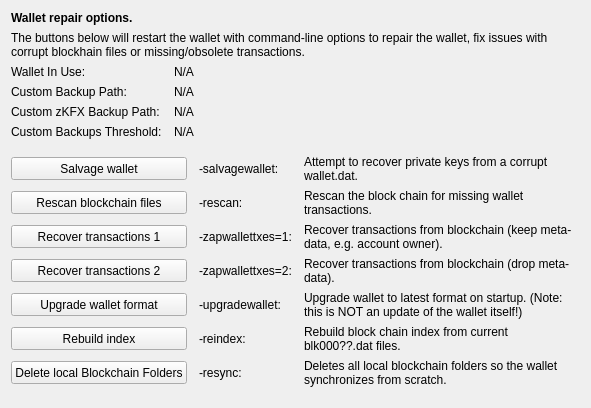
     <widget class="QWidget" name="tab_repair">
      <attribute name="title">
       <string>&amp;Wallet Repair</string>
      </attribute>
      <layout class="QGridLayout" name="gridLayout_4" columnstretch="0,0,0,0">
       <property name="horizontalSpacing">
        <number>12</number>
       </property>
       <item row="0" column="0" colspan="4">
        <widget class="QLabel" name="label_repair_header">
         <property name="font">
          <font>
           <weight>75</weight>
           <bold>true</bold>
          </font>
         </property>
         <property name="text">
          <string>Wallet repair options.</string>
         </property>
        </widget>
       </item>
       <item row="1" column="0" colspan="4">
        <widget class="QLabel" name="label_repair_helptext">
         <property name="font">
          <font>
           <weight>50</weight>
           <bold>false</bold>
          </font>
         </property>
         <property name="text">
          <string>The buttons below will restart the wallet with command-line options to repair the wallet, fix issues with corrupt blockhain files or missing/obsolete transactions.</string>
         </property>
         <property name="wordWrap">
          <bool>true</bool>
         </property>
        </widget>
       </item>
       <item row="2" column="0">
        <widget class="QLabel" name="wallet_path_label">
         <property name="text">
          <string>Wallet In Use:</string>
         </property>
        </widget>
       </item>
       <item row="2" column="1" colspan="3">
        <widget class="QLabel" name="wallet_path">
         <property name="cursor">
          <cursorShape>IBeamCursor</cursorShape>
         </property>
         <property name="text">
          <string>N/A</string>
         </property>
         <property name="textFormat">
          <enum>Qt::PlainText</enum>
         </property>
         <property name="textInteractionFlags">
          <set>Qt::LinksAccessibleByMouse|Qt::TextSelectableByKeyboard|Qt::TextSelectableByMouse</set>
         </property>
        </widget>
       </item>
       <item row="3" column="0">
        <widget class="QLabel" name="wallet_custombackuppath_label">
         <property name="visible">
          <bool>false</bool>
         </property>
         <property name="text">
          <string>Custom Backup Path:</string>
         </property>
        </widget>
       </item>
       <item row="3" column="1" colspan="3">
        <widget class="QLabel" name="wallet_custombackuppath">
         <property name="cursor">
          <cursorShape>IBeamCursor</cursorShape>
         </property>
         <property name="visible">
          <bool>false</bool>
         </property>
         <property name="text">
          <string>N/A</string>
         </property>
         <property name="textFormat">
          <enum>Qt::PlainText</enum>
         </property>
         <property name="textInteractionFlags">
          <set>Qt::LinksAccessibleByMouse|Qt::TextSelectableByKeyboard|Qt::TextSelectableByMouse</set>
         </property>
        </widget>
       </item>
       <item row="4" column="0">
        <widget class="QLabel" name="wallet_customzpivbackuppath_label">
         <property name="visible">
          <bool>false</bool>
         </property>
         <property name="text">
          <string>Custom zKFX Backup Path:</string>
         </property>
        </widget>
       </item>
       <item row="4" column="1" colspan="3">
        <widget class="QLabel" name="wallet_customzpivbackuppath">
         <property name="cursor">
          <cursorShape>IBeamCursor</cursorShape>
         </property>
         <property name="visible">
          <bool>false</bool>
         </property>
         <property name="text">
          <string>N/A</string>
         </property>
         <property name="textFormat">
          <enum>Qt::PlainText</enum>
         </property>
         <property name="textInteractionFlags">
          <set>Qt::LinksAccessibleByMouse|Qt::TextSelectableByKeyboard|Qt::TextSelectableByMouse</set>
         </property>
        </widget>
       </item>
       <item row="5" column="0">
        <widget class="QLabel" name="wallet_custombackupthreshold_label">
         <property name="visible">
          <bool>false</bool>
         </property>
         <property name="text">
          <string>Custom Backups Threshold:</string>
         </property>
        </widget>
       </item>
       <item row="5" column="1" colspan="3">
        <widget class="QLabel" name="wallet_custombackupthreshold">
         <property name="cursor">
          <cursorShape>IBeamCursor</cursorShape>
         </property>
         <property name="visible">
          <bool>false</bool>
         </property>
         <property name="text">
          <string>N/A</string>
         </property>
         <property name="textFormat">
          <enum>Qt::PlainText</enum>
         </property>
         <property name="textInteractionFlags">
          <set>Qt::LinksAccessibleByMouse|Qt::TextSelectableByKeyboard|Qt::TextSelectableByMouse</set>
         </property>
        </widget>
       </item>
       <item row="6" column="0">
        <spacer name="verticalSpacer_repair1">
         <property name="orientation">
          <enum>Qt::Vertical</enum>
         </property>
         <property name="sizeHint" stdset="0">
          <size>
           <width>10</width>
           <height>10</height>
          </size>
         </property>
        </spacer>
       </item>
       <item row="7" column="0" colspan="2">
        <widget class="QPushButton" name="btn_salvagewallet">
         <property name="minimumSize">
          <size>
           <width>100</width>
           <height>23</height>
          </size>
         </property>
         <property name="text">
          <string>Salvage wallet</string>
         </property>
        </widget>
       </item>
       <item row="7" column="2">
        <widget class="QLabel" name="label_repair_salvage_command">
         <property name="text">
          <string notr="true">-salvagewallet:</string>
         </property>
        </widget>
       </item>
       <item row="7" column="3">
        <widget class="QLabel" name="label_repair_salvage">
         <property name="text">
          <string>Attempt to recover private keys from a corrupt wallet.dat.</string>
         </property>
         <property name="wordWrap">
          <bool>true</bool>
         </property>
        </widget>
       </item>
       <item row="8" column="0" colspan="2">
        <widget class="QPushButton" name="btn_rescan">
         <property name="minimumSize">
          <size>
           <width>100</width>
           <height>23</height>
          </size>
         </property>
         <property name="text">
          <string>Rescan blockchain files</string>
         </property>
        </widget>
       </item>
       <item row="8" column="2">
        <widget class="QLabel" name="label_repair_rescan_command">
         <property name="text">
          <string notr="true">-rescan:</string>
         </property>
        </widget>
       </item>
       <item row="8" column="3">
        <widget class="QLabel" name="label_repair_rescan">
         <property name="text">
          <string>Rescan the block chain for missing wallet transactions.</string>
         </property>
         <property name="wordWrap">
          <bool>true</bool>
         </property>
        </widget>
       </item>
       <item row="9" column="0" colspan="2">
        <widget class="QPushButton" name="btn_zapwallettxes1">
         <property name="minimumSize">
          <size>
           <width>100</width>
           <height>23</height>
          </size>
         </property>
         <property name="text">
          <string>Recover transactions 1</string>
         </property>
        </widget>
       </item>
       <item row="9" column="2">
        <widget class="QLabel" name="label_repair_zap1_command">
         <property name="text">
          <string notr="true">-zapwallettxes=1:</string>
         </property>
        </widget>
       </item>
       <item row="9" column="3">
        <widget class="QLabel" name="label_repair_zap1">
         <property name="text">
          <string>Recover transactions from blockchain (keep meta-data, e.g. account owner).</string>
         </property>
         <property name="wordWrap">
          <bool>true</bool>
         </property>
        </widget>
       </item>
       <item row="10" column="0" colspan="2">
        <widget class="QPushButton" name="btn_zapwallettxes2">
         <property name="minimumSize">
          <size>
           <width>100</width>
           <height>23</height>
          </size>
         </property>
         <property name="text">
          <string>Recover transactions 2</string>
         </property>
        </widget>
       </item>
       <item row="10" column="2">
        <widget class="QLabel" name="label_repair_zap2_command">
         <property name="text">
          <string notr="true">-zapwallettxes=2:</string>
         </property>
        </widget>
       </item>
       <item row="10" column="3">
        <widget class="QLabel" name="label_repair_zap2">
         <property name="text">
          <string>Recover transactions from blockchain (drop meta-data).</string>
         </property>
         <property name="wordWrap">
          <bool>true</bool>
         </property>
        </widget>
       </item>
       <item row="11" column="0" colspan="2">
        <widget class="QPushButton" name="btn_upgradewallet">
         <property name="minimumSize">
          <size>
           <width>100</width>
           <height>23</height>
          </size>
         </property>
         <property name="text">
          <string>Upgrade wallet format</string>
         </property>
        </widget>
       </item>
       <item row="11" column="2">
        <widget class="QLabel" name="label_repair_upgrade_command">
         <property name="text">
          <string notr="true">-upgradewallet:</string>
         </property>
        </widget>
       </item>
       <item row="11" column="3">
        <widget class="QLabel" name="label_repair_upgrade">
         <property name="text">
          <string>Upgrade wallet to latest format on startup. (Note: this is NOT an update of the wallet itself!)</string>
         </property>
         <property name="wordWrap">
          <bool>true</bool>
         </property>
        </widget>
       </item>
       <item row="12" column="0" colspan="2">
        <widget class="QPushButton" name="btn_reindex">
         <property name="minimumSize">
          <size>
           <width>100</width>
           <height>23</height>
          </size>
         </property>
         <property name="text">
          <string>Rebuild index</string>
         </property>
        </widget>
       </item>
       <item row="12" column="2">
        <widget class="QLabel" name="label_repair_reindex_command">
         <property name="text">
          <string notr="true">-reindex:</string>
         </property>
        </widget>
       </item>
       <item row="12" column="3">
        <widget class="QLabel" name="label_repair_reindex">
         <property name="text">
          <string>Rebuild block chain index from current blk000??.dat files.</string>
         </property>
         <property name="wordWrap">
          <bool>true</bool>
         </property>
        </widget>
       </item>
       <item row="13" column="0" colspan="2">
        <widget class="QPushButton" name="btn_resync">
         <property name="minimumSize">
          <size>
           <width>100</width>
           <height>23</height>
          </size>
         </property>
         <property name="text">
          <string>Delete local Blockchain Folders</string>
         </property>
        </widget>
       </item>
       <item row="13" column="2">
        <widget class="QLabel" name="label_repair_resync_command">
         <property name="text">
          <string>-resync:</string>
         </property>
        </widget>
       </item>
       <item row="13" column="3">
        <widget class="QLabel" name="label_repair_resync">
         <property name="text">
          <string>Deletes all local blockchain folders so the wallet synchronizes from scratch.</string>
         </property>
         <property name="wordWrap">
          <bool>true</bool>
         </property>
        </widget>
       </item>
       <item row="14" column="0">
        <spacer name="verticalSpacer_repair2">
         <property name="orientation">
          <enum>Qt::Vertical</enum>
         </property>
         <property name="sizeHint" stdset="0">
          <size>
           <width>20</width>
           <height>10</height>
          </size>
         </property>
        </spacer>
       </item>
      </layout>
     </widget>
